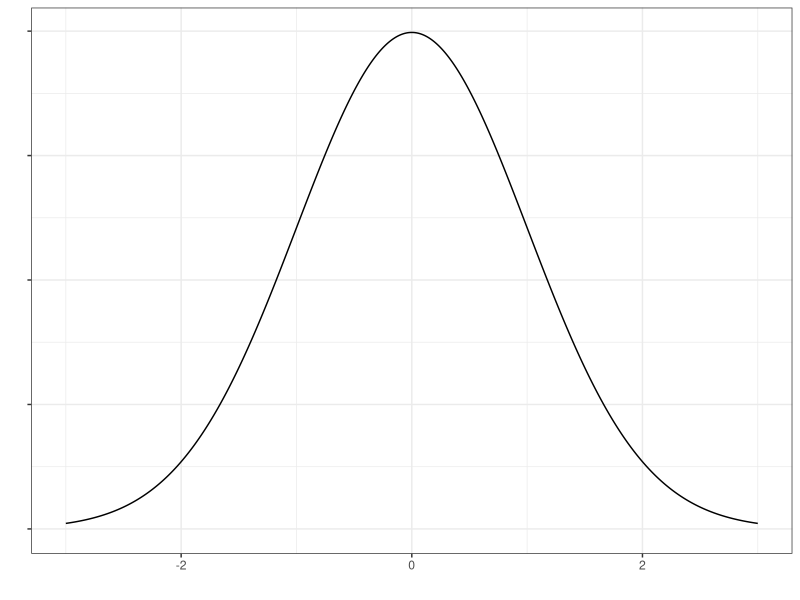
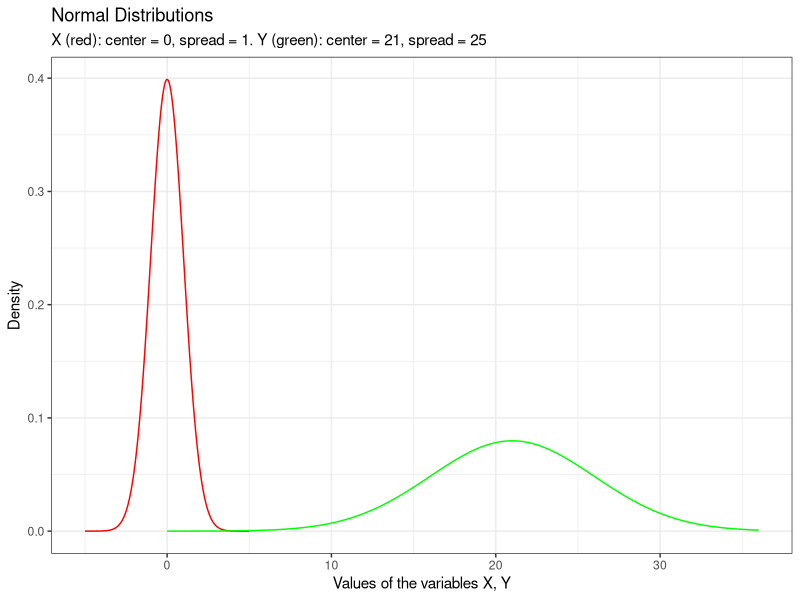
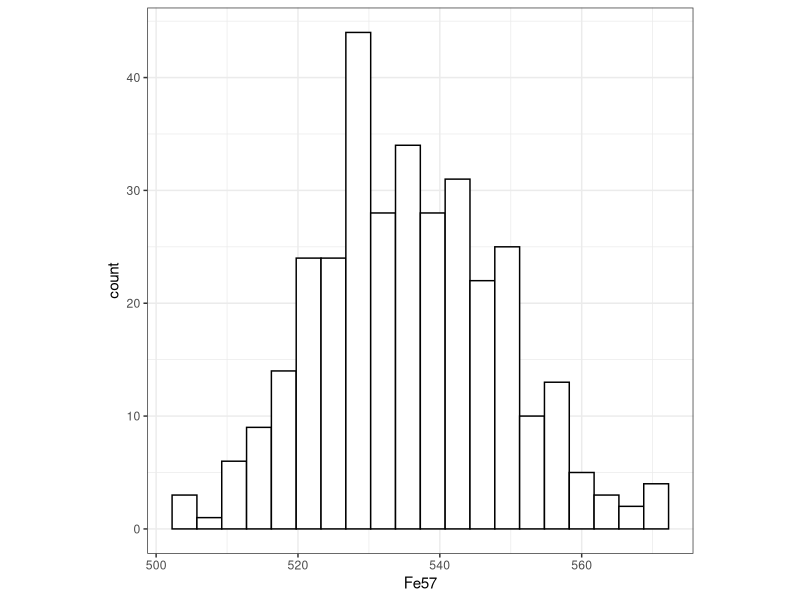
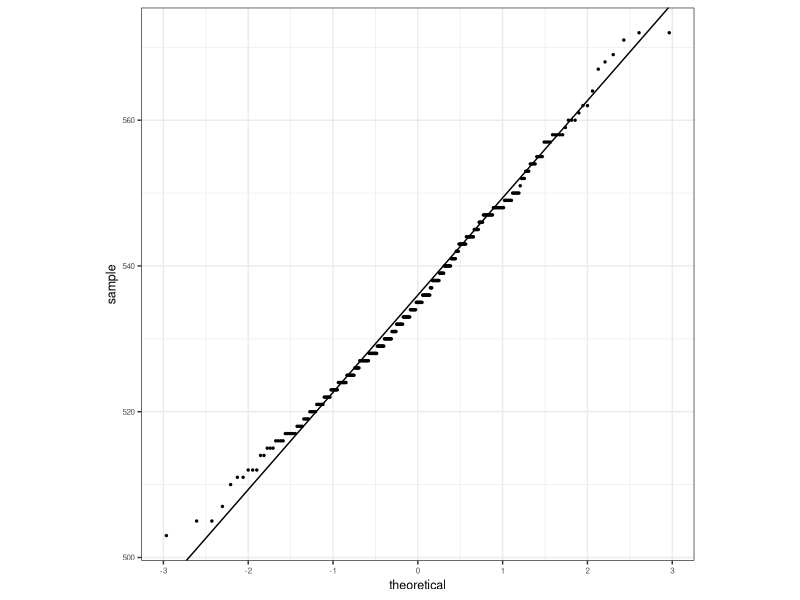
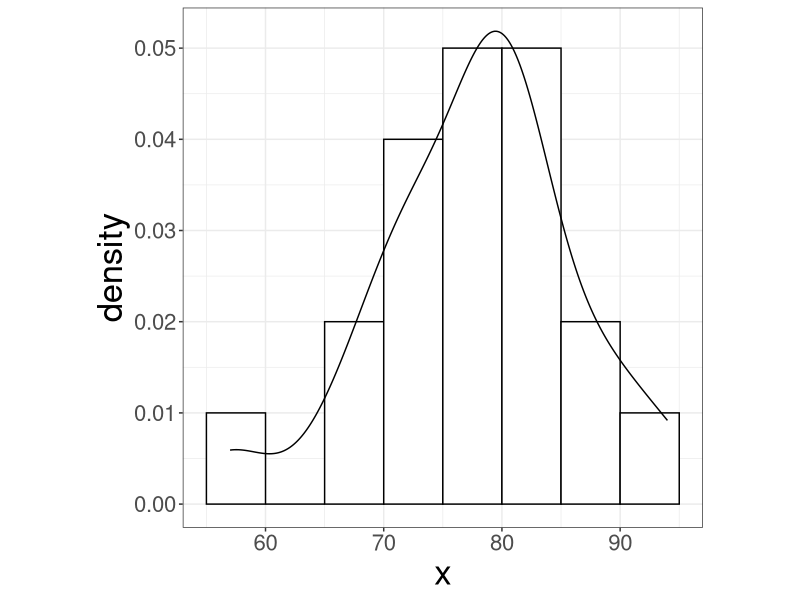
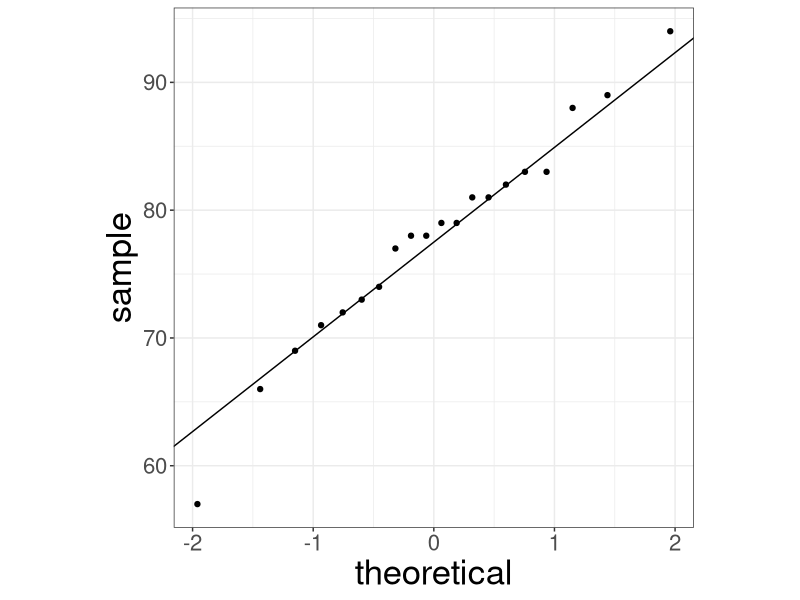
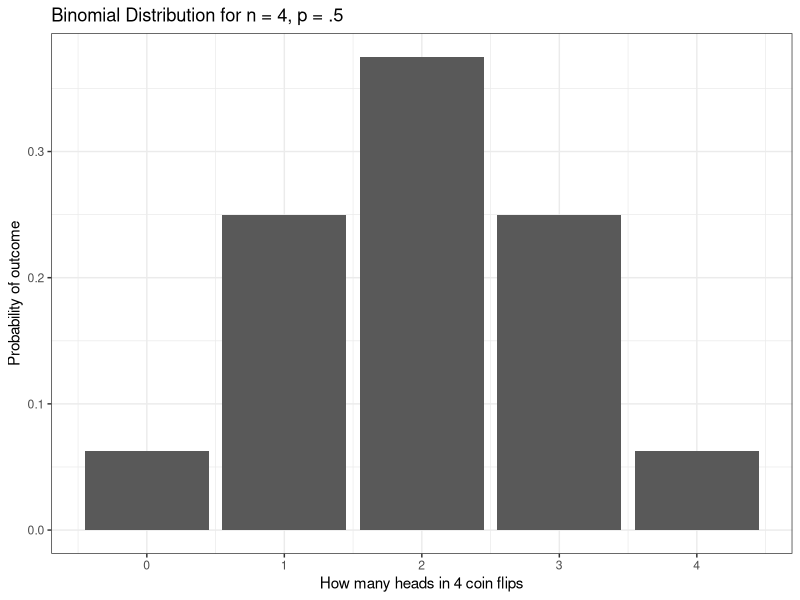
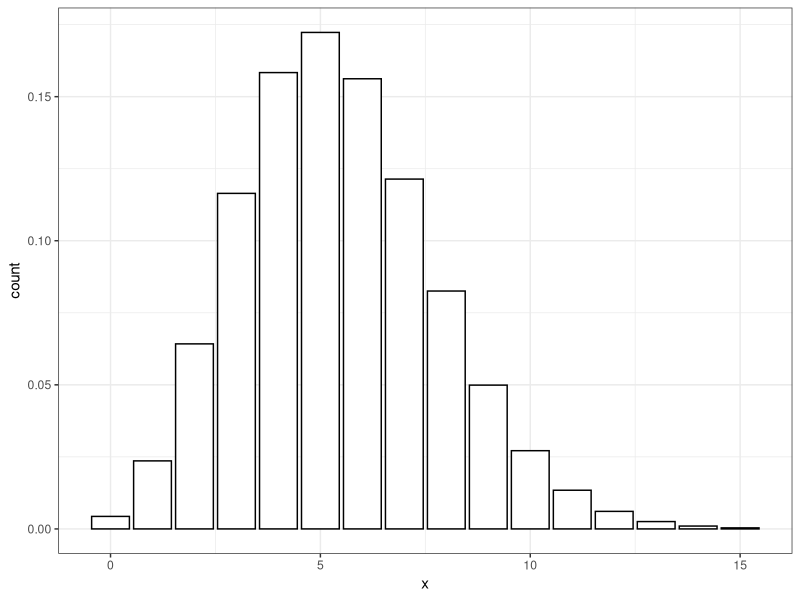

These charts were generated, in order, by the following R code:
## ---- chunk 1
knitr::opts_chunk$set(echo = FALSE, message = FALSE, warning = FALSE, fig.align = 'center', fig.width = 6, cache=T)
## ---- chunk 2
library(tidyverse)
## ---- chunk 3
ggfortify::ggdistribution(dnorm, seq(-3,3, .01), mean = 0, sd = 1) + theme_bw() + 
  theme(axis.text.y = element_blank())
## ---- chunk 4
x <- seq(-5,5, .01)
x2 <-  seq(0, 36, .1)
y <- dnorm(x)
y2 <- dnorm(x2, mean = 21, sd = 5)

ggplot() + 
  geom_line(data = NULL, aes(x = x, y = y), color = "red") + 
  geom_line(data = NULL, aes(x = x2, y = y2), color = "green") +
  theme_bw() + 
  labs(x = "Values of the variables X, Y", y = "Density", title = "Normal Distributions",
       subtitle = "X (red): center = 0, spread = 1. Y (green): center = 21, spread = 25")
## ---- chunk 5
glass <- read_csv("dat/glass_sample.csv")
dat <- filter(glass, mfr == "M2") %>% select(Fe57)
y     <- quantile(dat$Fe57, c(0.25, 0.75), type=5) # Find the 1st and 3rd quartiles
x     <- qnorm( c(0.25, 0.75))                 # Find the matching normal values on the x-axis
slope <- diff(y) / diff(x)                     # Compute the line slope
int   <- y[1] - slope * x[1]  
ggplot(data = dat) + geom_histogram(aes(x = Fe57), binwidth = 3.5, fill = 'white', color = 'black') + theme_bw() + theme(aspect.ratio = 1)
ggplot(data = dat, y = Fe57) +
  stat_qq(aes(sample = Fe57), size = .5) + 
  geom_abline(slope = slope, intercept = int) + 
  theme_bw() + theme(aspect.ratio = 1, text = element_text(size=rel(3)))
## ---- chunk 6
dat <- data.frame(x = c(57, 66, 69, 71, 72, 73, 74, 77, 78, 78, 79, 79, 81, 81, 82, 83, 83, 88, 89, 94))

y     <- quantile(dat$x, c(0.25, 0.75), type=5) # Find the 1st and 3rd quartiles
x     <- qnorm( c(0.25, 0.75))                 # Find the matching normal values on the x-axis
slope <- diff(y) / diff(x)                     # Compute the line slope
int   <- y[1] - slope * x[1]  

ggplot(data = dat) + 
  geom_histogram(aes(x = x, y = ..density..), binwidth = 5, fill = 'white', color = 'black', center= 2.5) + 
  geom_density(aes(x = x)) + 
  theme_bw() + theme(aspect.ratio = 1, text = element_text(size=rel(5)))
ggplot(data = dat, y = x) +
  stat_qq(aes(sample = x)) + 
  geom_abline(slope = slope, intercept = int) + 
  theme_bw() + theme(aspect.ratio = 1, text = element_text(size=rel(5)))
  
## ---- chunk 7
dat <- data.frame(expand.grid(one = c("H", "T"), two = c("H", "T"), three = c("H", "T"), four = c("H", "T")))
dat2 <- dat %>% mutate(isH = (one == "H") + (two == "H") + (three == "H") + (four == "H"), lab = paste0(one, two, three, four), color = ifelse(isH == 2, paste0("\\textcolor{red}{", lab, "}"), lab)) 
knitr::kable(matrix(dat2$color, nrow = 4), col.names = NULL)
## ---- chunk 8
dat <- data.frame(expand.grid(one = c("H", "T"), two = c("H", "T"), three = c("H", "T"), four = c("H", "T")))
dat2 <- dat %>% mutate(isH = (one == "H") + (two == "H") + (three == "H") + (four == "H"), lab = paste0(one, two, three, four), color = ifelse(isH == 2, paste0("\\textcolor{red}{", lab, "}"), lab)) 
knitr::kable(matrix(dat2$color, nrow = 4), col.names = NULL)
## ---- chunk 9
x <- 0:4
y <- dbinom(x, 4, .5)
ggplot(data = NULL) + geom_bar(aes(x = x, weight = y)) + theme_bw()+ labs(x = "How many heads in 4 coin flips", y = "Probability of outcome", title="Binomial Distribution for n = 4, p = .5")
## ---- chunk 10
x <- 0:15
y <- dpois(x, lambda = 5.44)
ggplot() + 
  geom_bar(aes(x = x, weight = y), color = 'black', fill = 'white') +
  theme_bw()
